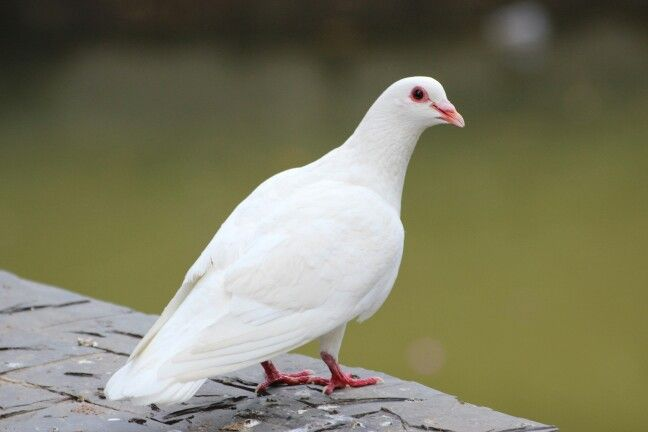
#> input picture bird.jpg, 648 x 432 px
$ python Salt_pepper_add.py
#> lines starting #> are read from the running program, lines starting #| are printed output that depends on the picture; after the words box and inside, x2 and y2 are one past the last pixel; in counts of white or black regions, pixels touching at a corner belong together
import random
import cv2
import matplotlib.pyplot as plt
import numpy as np


def add_noise(img ):


    row , col = img.shape

    number_of_pixels = random.randint(300, 10000)
    for i in range(number_of_pixels):

        y_coord=random.randint(0, row - 1)
        x_coord=random.randint(0, col - 1)

        img[y_coord][x_coord] = 255

    number_of_pixels = random.randint(300 , 10000)
    for i in range(number_of_pixels):

        y_coord=random.randint(0, row - 1)
        x_coord=random.randint(0, col - 1)

        img[y_coord][x_coord] = 0

    return img

img = cv2.imread('bird.jpg',
                 cv2.IMREAD_GRAYSCALE)
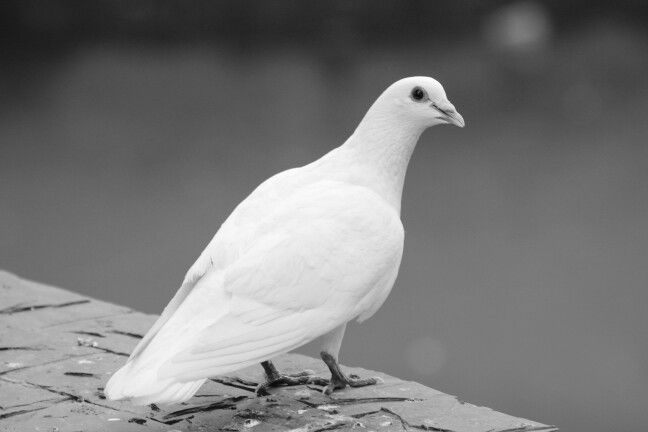
#> img: shape (432, 648); min 0, max 255, mean 121.3


gimg = add_noise(img)
#> after the loop in add_noise, `for i in range(number_of_pixels):`:
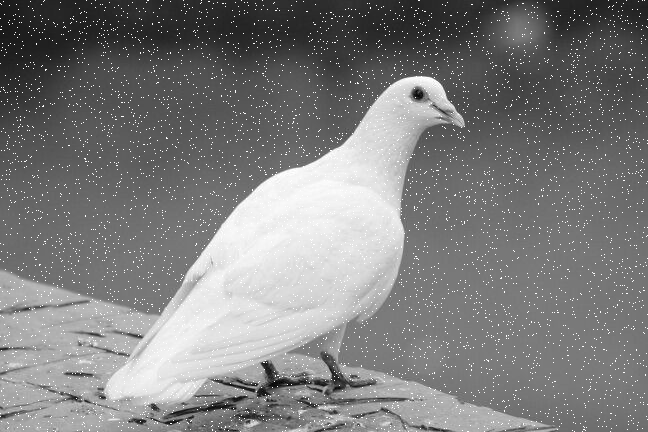
#> img: shape (432, 648); 2.34% of pixels changed, all inside (x1, y1, x2, y2) = (0, 0, 648, 432)
#> after the loop in add_noise, `for i in range(number_of_pixels):`:
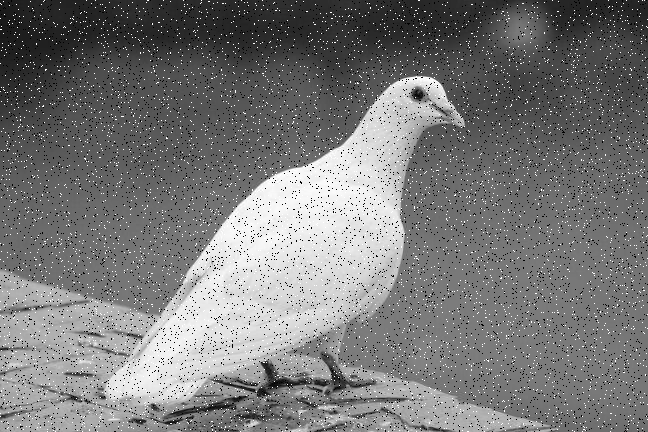
#> img: shape (432, 648); 3.23% of pixels changed, all inside (x1, y1, x2, y2) = (0, 0, 648, 432)

plt.subplot(2,2,1)
plt.title('Noisy',fontsize=10)
plt.imshow(gimg,cmap='gray')

kernel1 = np.array([[1/9, 1/9, 1/9],
[1/9 ,1/9, 1/9],
[1/9, 1/9 ,1/9]])
processed_img1 = cv2.filter2D(img, -1, kernel1)
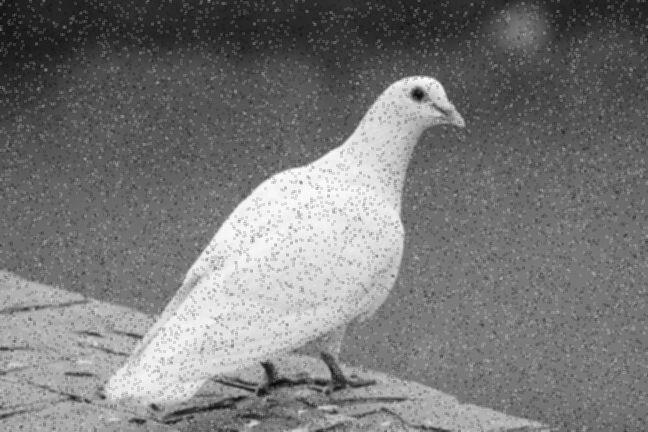
#> processed_img1: shape (432, 648); min 11, max 252, mean 120.3

plt.subplot(2,2,2)
plt.title('Average Kernel',fontsize=10)
plt.imshow(processed_img1,cmap='gray')

kernel2 = np.array([[1,2,1],[2,4,2],[1,2,1]] , dtype = np.float64)/16
processed_img2 = cv2.filter2D(img, -1, kernel2)

plt.subplot(2,2,3)
plt.title('Gaussian',fontsize=10)
plt.imshow(processed_img2,cmap='gray')

row, col = img.shape
#> row = 432; col = 648

img_new1 = np.zeros([row, col])

for i in range(1, row-1):
    for j in range(1, col-1):
        temp = [gimg[i-1, j-1],
               gimg[i-1, j],
               gimg[i-1, j + 1],
               gimg[i, j-1],
               gimg[i, j],
               gimg[i, j + 1],
               gimg[i + 1, j-1],
               gimg[i + 1, j],
               gimg[i + 1, j + 1]]

        temp = sorted(temp)
        img_new1[i, j]= temp[4]

img_new1 = img_new1.astype(np.uint8)


plt.subplot(2,2,4)
plt.title('Median',fontsize=10)
plt.imshow(img_new1,cmap='gray')

plt.show()
